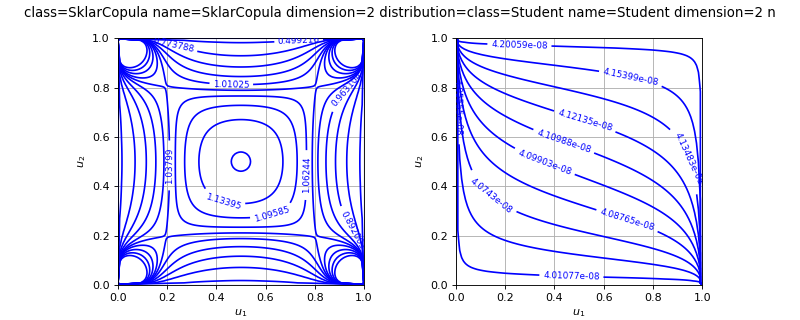

Here is the Python script that generated this plot:
import openturns as ot
from matplotlib import pyplot as plt
from openturns.viewer import View
if (ot.SklarCopula().__class__.__name__=='SklarCopula'):
  myStudent = ot.Student(3.0, [1.0]*2, [3.0]*2, ot.CorrelationMatrix(2))
  copula =  ot.SklarCopula(myStudent)
else:
  copula = ot.SklarCopula()
if copula.getDimension() == 1:
    copula = ot.SklarCopula(2)
copula.setDescription(['$u_1$', '$u_2$'])
pdf_graph = copula.drawPDF()
cdf_graph = copula.drawCDF()
fig = plt.figure(figsize=(10, 4))
plt.suptitle(str(copula))
pdf_axis = fig.add_subplot(121)
cdf_axis = fig.add_subplot(122)
View(pdf_graph, figure=fig, axes=[pdf_axis], add_legend=False, square_axes=True)
View(cdf_graph, figure=fig, axes=[cdf_axis], add_legend=False, square_axes=True)
